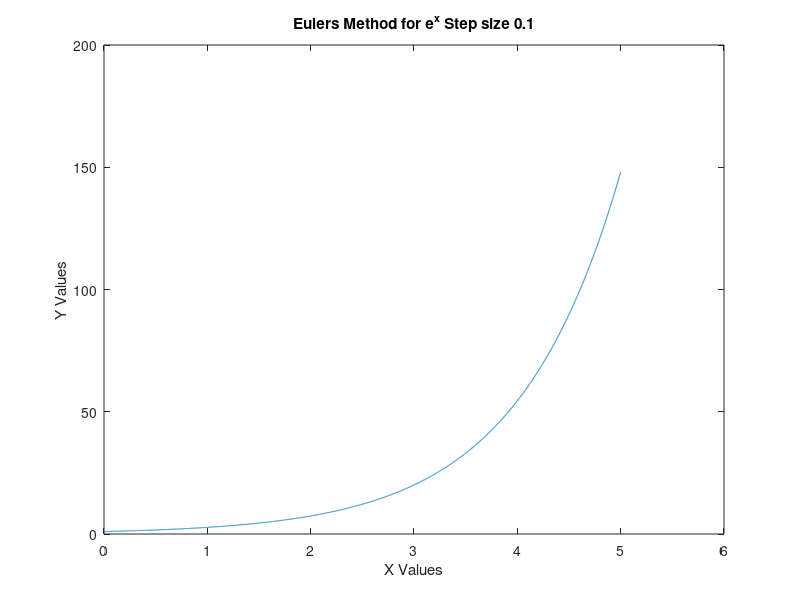

Write the MATLAB code that produced this figure.
% % Generic IVP solver
% function [t, y] = solveIVP(f, tspan, y0, h, solver)
%     t = tspan(1):h:tspan(2);
%     y = zeros(length(y0), length(t));
%     y(:,1) = y0;
%     for n = 1:length(t) - 1
%         y(:,n+1) = solver(f, t(n), y(:,n), h);
%     end
% end
% 
% % Runge-Kutta 4th order method
% function ynew = rk4(f, t, y, h)
%     k1 = f(t, y);
%     k2 = f(t + 0.5 * h, y + 0.5 * h * k1);
%     k3 = f(t + 0.5 * h, y + 0.5 * h * k2);
%     k4 = f(t + h, y + h * k3);
%     ynew = y + (h / 6) * (k1 + 2*k2 + 2*k3 + k4);
% end
% 
% 
% clear all;
% clc
% 
% syms x
% f = exp(x);
% 
% % Calculate the Taylor series expansions
% taylor1 = taylor(f, 'Order', 2);  % Order n means the polynomial has degree n-1
% taylor3 = taylor(f, 'Order', 4);
% taylor5 = taylor(f, 'Order', 6);
% taylor10 = taylor(f, 'Order', 11);
% 
% % Set up the plot
% figure(1); % Create a new figure window
% hold on; % Hold the plot to overlay multiple graphs
% 
% % Plot the original function using fplot
% fplot(f, [0, 5], 'LineWidth', 2, 'DisplayName', 'e^x');
% 
% % Plot the Taylor series approximations using fplot
% fplot(taylor1, [0, 5], '--', 'DisplayName', 'Order 1');
% fplot(taylor3, [0, 5], '--', 'DisplayName', 'Order 3');
% fplot(taylor5, [0, 5], '--', 'DisplayName', 'Order 5');
% fplot(taylor10, [0, 5], '--', 'DisplayName', 'Order 10');
% 
% % Add plot details
% grid on;
% title('Taylor Series Approximations of e^x');
% xlabel('X Values');
% ylabel('Y Values');
% xlim([0, 5]);
% ylim([0, 150]); % Adjust y-axis for better visualization
% legend show; % Display the legend
% hold off; % Release the plot hold


clear all;
clc

y0 = 1;
x0 = 0;
h = 0.001;
num_iteration = 5/h;


xvalues = [];
yvalues = [];
yvalues(1) = y0;
xvalues(1) = x0;


for i = 1:num_iteration
    ynew = yvalues(i) + h * yvalues(i);
    xnew = xvalues(i) + h;

    yvalues(i+1) = ynew;
    xvalues(i+1) = xnew;
end


plot(xvalues,yvalues)
xlabel("X Values")
ylabel("Y Values")
title("Eulers Method for e^x Step size 0.1")

